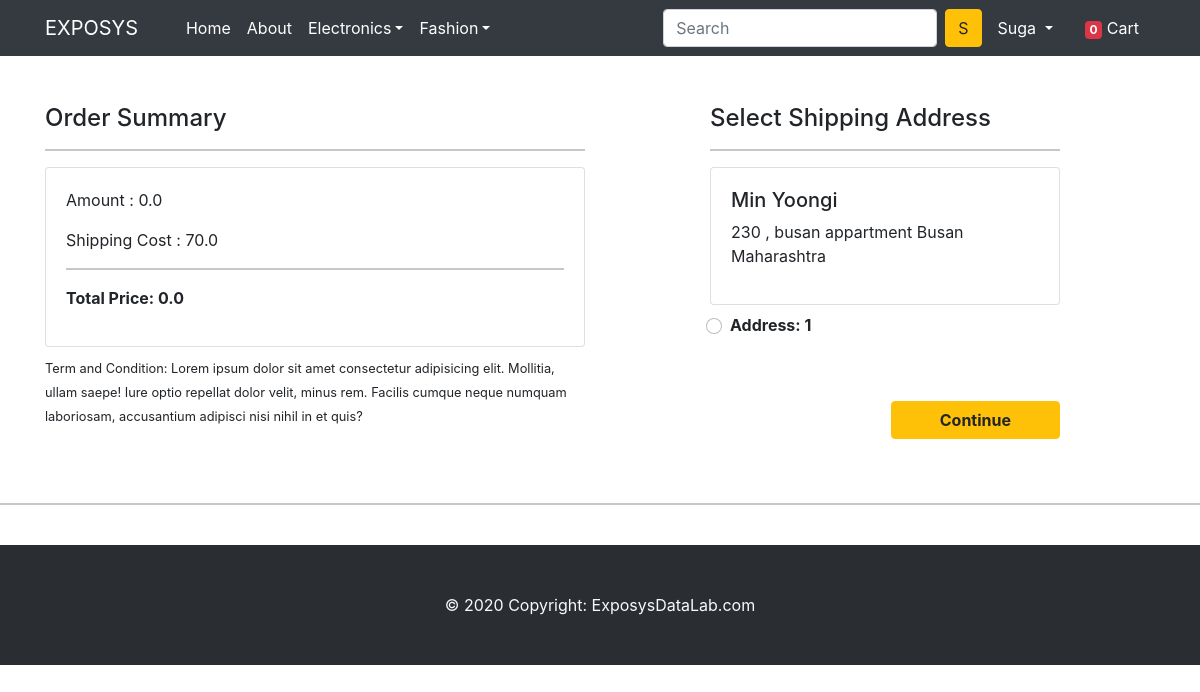
The page /checkout/ (signed in) on the database its author committed.
### store/models.py (models this page shows, shortened)
class Customer(models.Model):
    user = models.ForeignKey(User,on_delete=models.CASCADE)
    name = models.CharField(max_length=200)
    locality = models.CharField(max_length=200)
    city = models.CharField(max_length=50)
    zipcode = models.IntegerField()
    state = models.CharField(choices=STATE_CHOICE,max_length=50)

### store/views.py (the view)
# urls.py: path('checkout/', views.checkout, name='checkout'),
def checkout(request):
    users = Customer.objects.filter(user= request.user)
    cart_items = Cart.objects.filter(user=request.user)
    amount = 0.0
    Shipping = 70.0
    total_amount = 0.0
    cart_products = [p for p in Cart.objects.all() if p.user == request.user]
    if cart_products:
            for p in cart_products:
                tempam = p.quantity * p.product.discounted_price
                amount += tempam
                total_amount = amount + Shipping
    cart_quantity = [p.quantity for p in Cart.objects.all() if p.user == request.user]
    total_cart_quantity = sum(cart_quantity)
    context = {'total_cart_quantity':total_cart_quantity,'users':users,'cart_items':cart_items,'total_amount' : total_amount ,'Shipping':Shipping,'amount':amount}
    return render(request, 'store/checkout.html',context)

### store/templates/store/checkout.html (shortened to what this page needs)
{% extends 'store/base.html' %}
{% load static %}
{% block main-content %}
<div class="container">
 <div class="row mt-5">
  <div class="col-sm-6">
    <h4>Order Summary</h4>
    <hr>
      <div class="card mb-2">
        <div class="card-body">
          <p>Amount : {{amount}}</p>
          <p> Shipping Cost : {{Shipping}}</p>
          <hr>
          <p class="fw-bold">Total Price: {{total_amount}}</p>
        </div>
      </div>
    <small>Term and Condition: Lorem ipsum dolor sit amet consectetur adipisicing elit. Mollitia, ullam saepe! Iure optio repellat dolor velit, minus rem. Facilis cumque neque numquam laboriosam, accusantium adipisci nisi nihil in et quis?</small>
  </div>
  <div class="col-sm-4 offset-sm-1">
    <h4>Select Shipping Address</h4>
    <hr>
    <form action="/paymentdone">
      {% for i in users %}
      <div class="card">
        <div class="card-body">
        <h5>{{i.name}}</h5>
        <p>{{i.locality}} {{i.city}} {{i.state}}</p>
        </div>
      </div>
        <div class="form-check mt-2 mb-5">
          <input class="form-check-input" type="radio" value="{{i.id}}" name="custid" id = "custadd{{forloop.counter}}">
          <label class="form-check-label fw-bold" for="">
            Address: {{forloop.counter}} </label>
        </div>
        {% endfor %}
        <div class="text-end">
          <button type="submit" class="btn btn-warning mt-3 px-5 fw-bold">Continue</button>
        </div>
      </form>
    </div>
  </div>
</div>
{% endblock main-content %}

### store/templates/store/base.html (shortened to what this page needs)
{% load static %}
<!DOCTYPE html>
<html lang="en">
<head>
    <link href="https://cdn.jsdelivr.net/npm/bootstrap@5.1.3/dist/css/bootstrap.min.css" rel="stylesheet">
    <link rel="stylesheet" href="{% static 'app/css/all.min.css' %}">
    <link rel="stylesheet" href="{% static 'app/css/style.css' %}">
    <link rel="stylesheet" href="{% static 'app/css/owl.carousel.min.css' %}">
    <link rel="stylesheet" href="https://maxcdn.bootstrapcdn.com/bootstrap/4.1.0/css/bootstrap.min.css">
</head>
<body>
  <nav class="navbar navbar-expand-lg navbar-dark bg-dark" >
    <div class="container">
        <a class="navbar-brand" href="#!">EXPOSYS</a>
        <div class="collapse navbar-collapse" id="navbarSupportedContent">
            <ul class="navbar-nav me-auto mb-2 mb-lg-0 ms-lg-4">
                <li class="nav-item"><a class="nav-link active" aria-current="page" href="{% url 'home' %}">Home</a></li>
                <li class="nav-item"><a class="nav-link active" href="{% url 'about' %}">About</a></li>
                <li class="nav-item dropdown">
                  <a class="nav-link dropdown-toggle active" id="navbarDropdown" href="#" role="button" data-bs-toggle="dropdown" aria-expanded="false">Electronics</a>
              </li>
              <li class="nav-item dropdown">
                <a class="nav-link dropdown-toggle active" id="navbarDropdown" href="#" role="button" data-bs-toggle="dropdown" aria-expanded="false">Fashion</a>
            </li>
            </ul>
            <form class="d-flex">
                <input class="form-control me-2" type="search" placeholder="Search" aria-label="Search">
                <button class="btn btn-warning" type="submit">S</button>
              </form>
              <div>
                <ul class="navbar-nav me-auto mb-2 mb-lg-0">
                 <li class="nav-item dropdown mx-2">
                  {% if request.user.is_authenticated %}
                    <a class="nav-link dropdown-toggle text-white" href="#" id="profileDropdown" role="button" data-bs-toggle="dropdown" aria-expanded="false">
                      {{user}}
                    </a>
                  </li>
                  <li class="nav-item mx-2">
                   <a href="{% url 'show_cart' %}" class="nav-link text-white"><span class="badge bg-danger">{{total_cart_quantity}}</span> Cart </a>
                  </li>
                  {% endif %}
                </ul>
               </div>
        </div>
    </div>
</nav>
{% block main-content %} {% endblock main-content %}
<br><br>
<hr>
<br>
<footer class="bg-dark text-center text-lg-start" style="position: absolute; left: 0; bottom: 10; right: 0;">
    <div class="text-center p-5 text-light" style="background-color: rgba(0, 0, 0, 0.2);">
      © 2020 Copyright:
      <a class="text-light" href="#">ExposysDataLab.com</a>
    </div>
  </footer>
</body>
</html>

### rows shown on the page
Customer: name "Min Yoongi", locality "230 , busan appartment", city "Busan", state "Maharashtra"

### other values the page prints
{{ user }} "Suga"
{{ total_cart_quantity }} "0"
{{ amount }} "0.0"
{{ Shipping }} "70.0"
{{ total_amount }} "0.0"
